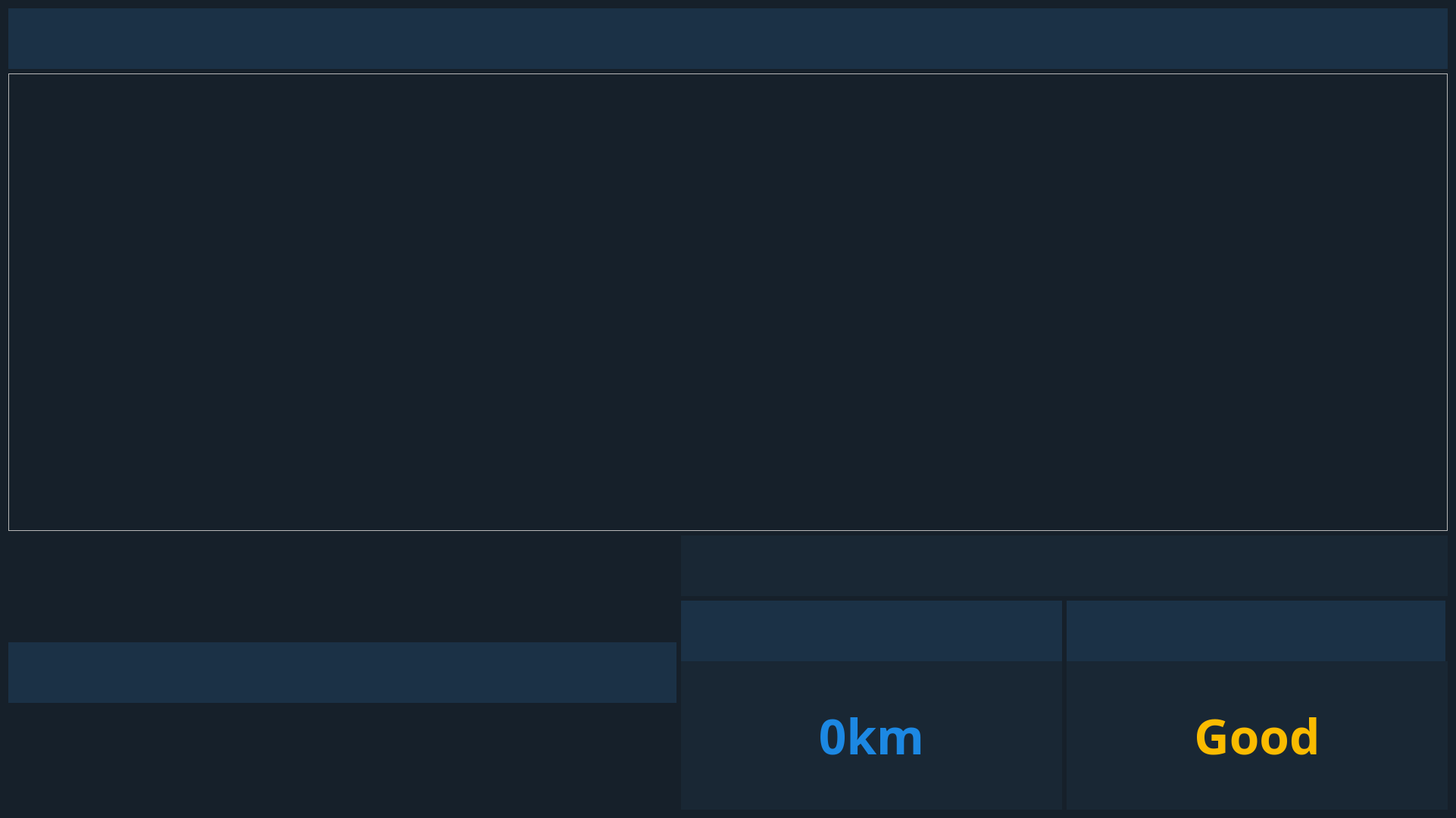
<?xml version="1.0" encoding="UTF-8"?>
<ui version="4.0">
 <class>js06_1920</class>
 <widget class="QWidget" name="js06_1920">
  <property name="geometry">
   <rect>
    <x>0</x>
    <y>0</y>
    <width>1920</width>
    <height>1080</height>
   </rect>
  </property>
  <property name="windowTitle">
   <string>JS06</string>
  </property>
  <property name="styleSheet">
   <string notr="true">#js06_1920
{
	background-color:rgb(22,32,42);
}</string>
  </property>
  <layout class="QGridLayout" name="gridLayout" rowstretch="1,5,3" rowminimumheight="1,5,3">
   <item row="0" column="0">
    <layout class="QHBoxLayout" name="horizontalLayout_4">
     <property name="spacing">
      <number>0</number>
     </property>
     <item>
      <widget class="QLabel" name="title_label">
       <property name="enabled">
        <bool>true</bool>
       </property>
       <property name="sizePolicy">
        <sizepolicy hsizetype="Preferred" vsizetype="Fixed">
         <horstretch>0</horstretch>
         <verstretch>80</verstretch>
        </sizepolicy>
       </property>
       <property name="minimumSize">
        <size>
         <width>0</width>
         <height>80</height>
        </size>
       </property>
       <property name="font">
        <font>
         <family>FrutigerNeue1450W04-Regular</family>
         <pointsize>32</pointsize>
         <weight>50</weight>
         <bold>false</bold>
        </font>
       </property>
       <property name="styleSheet">
        <string notr="true">#title_label
{
	background-color:rgb(27,49,70);
	color:rgb(28,136,227);
}</string>
       </property>
       <property name="text">
        <string/>
       </property>
       <property name="pixmap">
        <pixmap>icon/company_product_name_logo.png</pixmap>
       </property>
       <property name="alignment">
        <set>Qt::AlignLeading|Qt::AlignLeft|Qt::AlignVCenter</set>
       </property>
      </widget>
     </item>
     <item>
      <widget class="QPushButton" name="download_button">
       <property name="minimumSize">
        <size>
         <width>80</width>
         <height>80</height>
        </size>
       </property>
       <property name="maximumSize">
        <size>
         <width>80</width>
         <height>80</height>
        </size>
       </property>
       <property name="styleSheet">
        <string notr="true">
#download_button
{
	background-image: url(./ui/icon/download.png);
	background-color:rgb(27,49,70);
	border:0px;
	background-repeat: no-repeat
}
#download_button:pressed
{
	background-image: url(./ui/icon/download_on.png);
	background-color:rgb(27,49,70);
	background-repeat: no-repeat
}
#download_button:hover
{
	background-image: url(./ui/icon/download_on.png);
	background-color:rgb(27,49,70);
	background-repeat: no-repeat
}</string>
       </property>
       <property name="text">
        <string/>
       </property>
      </widget>
     </item>
     <item>
      <widget class="QPushButton" name="settings_button">
       <property name="sizePolicy">
        <sizepolicy hsizetype="Fixed" vsizetype="Fixed">
         <horstretch>0</horstretch>
         <verstretch>0</verstretch>
        </sizepolicy>
       </property>
       <property name="minimumSize">
        <size>
         <width>80</width>
         <height>80</height>
        </size>
       </property>
       <property name="focusPolicy">
        <enum>Qt::NoFocus</enum>
       </property>
       <property name="styleSheet">
        <string notr="true">
#settings_button
{
	background-image: url(./ui/icon/settings.png);
	background-color:rgb(27,49,70);
	border:0px;
	background-repeat: no-repeat
}
#settings_button:pressed
{
	background-image: url(./ui/icon/settings_on.png);
	background-color:rgb(27,49,70);
	background-repeat: no-repeat
}
#settings_button:hover
{
	background-image: url(./ui/icon/settings_on.png);
	background-color:rgb(27,49,70);
	background-repeat: no-repeat
}</string>
       </property>
       <property name="text">
        <string/>
       </property>
       <property name="autoDefault">
        <bool>true</bool>
       </property>
       <property name="default">
        <bool>false</bool>
       </property>
       <property name="flat">
        <bool>true</bool>
       </property>
      </widget>
     </item>
    </layout>
   </item>
   <item row="1" column="0">
    <layout class="QVBoxLayout" name="verticalLayout">
     <property name="sizeConstraint">
      <enum>QLayout::SetDefaultConstraint</enum>
     </property>
     <item>
      <widget class="QFrame" name="video_frame">
       <property name="enabled">
        <bool>true</bool>
       </property>
       <property name="sizePolicy">
        <sizepolicy hsizetype="Expanding" vsizetype="Expanding">
         <horstretch>0</horstretch>
         <verstretch>0</verstretch>
        </sizepolicy>
       </property>
       <property name="minimumSize">
        <size>
         <width>1900</width>
         <height>600</height>
        </size>
       </property>
       <property name="maximumSize">
        <size>
         <width>16777215</width>
         <height>16777215</height>
        </size>
       </property>
       <property name="frameShape">
        <enum>QFrame::StyledPanel</enum>
       </property>
       <property name="frameShadow">
        <enum>QFrame::Raised</enum>
       </property>
      </widget>
     </item>
    </layout>
   </item>
   <item row="2" column="0">
    <layout class="QHBoxLayout" name="horizontalLayout" stretch="5,1">
     <property name="spacing">
      <number>6</number>
     </property>
     <property name="sizeConstraint">
      <enum>QLayout::SetDefaultConstraint</enum>
     </property>
     <item>
      <layout class="QVBoxLayout" name="verticalLayout_2">
       <property name="spacing">
        <number>0</number>
       </property>
       <property name="sizeConstraint">
        <enum>QLayout::SetDefaultConstraint</enum>
       </property>
       <item>
        <widget class="QLabel" name="visibility_label">
         <property name="sizePolicy">
          <sizepolicy hsizetype="Preferred" vsizetype="Minimum">
           <horstretch>0</horstretch>
           <verstretch>0</verstretch>
          </sizepolicy>
         </property>
         <property name="minimumSize">
          <size>
           <width>400</width>
           <height>80</height>
          </size>
         </property>
         <property name="maximumSize">
          <size>
           <width>16777215</width>
           <height>80</height>
          </size>
         </property>
         <property name="font">
          <font>
           <family>FrutigerNeue1450W04-Regular</family>
           <pointsize>32</pointsize>
           <weight>50</weight>
           <bold>false</bold>
          </font>
         </property>
         <property name="styleSheet">
          <string notr="true">#visibility_label
{
	background-color:rgb(27,49,70);
	color:rgb(255,255,255);
}</string>
         </property>
         <property name="text">
          <string/>
         </property>
         <property name="pixmap">
          <pixmap>icon/time_series_name.png</pixmap>
         </property>
         <property name="alignment">
          <set>Qt::AlignLeading|Qt::AlignLeft|Qt::AlignVCenter</set>
         </property>
        </widget>
       </item>
       <item>
        <layout class="QVBoxLayout" name="web_verticalLayout">
         <property name="spacing">
          <number>0</number>
         </property>
         <property name="sizeConstraint">
          <enum>QLayout::SetFixedSize</enum>
         </property>
        </layout>
       </item>
      </layout>
     </item>
     <item>
      <layout class="QVBoxLayout" name="verticalLayout_6">
       <property name="spacing">
        <number>6</number>
       </property>
       <item>
        <widget class="QLabel" name="real_time_label">
         <property name="sizePolicy">
          <sizepolicy hsizetype="Preferred" vsizetype="Preferred">
           <horstretch>0</horstretch>
           <verstretch>0</verstretch>
          </sizepolicy>
         </property>
         <property name="minimumSize">
          <size>
           <width>1012</width>
           <height>80</height>
          </size>
         </property>
         <property name="maximumSize">
          <size>
           <width>16777215</width>
           <height>80</height>
          </size>
         </property>
         <property name="font">
          <font>
           <family>NanumGothic</family>
           <pointsize>28</pointsize>
           <weight>50</weight>
           <bold>false</bold>
          </font>
         </property>
         <property name="styleSheet">
          <string notr="true">#real_time_label
{
	background-color:rgb(25,39,52);
	color:rgb(220,220,220);

}
</string>
         </property>
         <property name="text">
          <string/>
         </property>
         <property name="pixmap">
          <pixmap>icon/clock.png</pixmap>
         </property>
         <property name="alignment">
          <set>Qt::AlignCenter</set>
         </property>
        </widget>
       </item>
       <item>
        <layout class="QHBoxLayout" name="horizontalLayout_2">
         <property name="spacing">
          <number>6</number>
         </property>
         <item>
          <layout class="QVBoxLayout" name="verticalLayout_3">
           <property name="spacing">
            <number>0</number>
           </property>
           <property name="sizeConstraint">
            <enum>QLayout::SetDefaultConstraint</enum>
           </property>
           <item>
            <widget class="QLabel" name="c_vis_title_label">
             <property name="sizePolicy">
              <sizepolicy hsizetype="Preferred" vsizetype="Preferred">
               <horstretch>0</horstretch>
               <verstretch>0</verstretch>
              </sizepolicy>
             </property>
             <property name="minimumSize">
              <size>
               <width>500</width>
               <height>80</height>
              </size>
             </property>
             <property name="maximumSize">
              <size>
               <width>16777215</width>
               <height>80</height>
              </size>
             </property>
             <property name="font">
              <font>
               <family>FrutigerNeue1450W04-Regular</family>
               <pointsize>25</pointsize>
               <weight>50</weight>
               <bold>false</bold>
              </font>
             </property>
             <property name="styleSheet">
              <string notr="true">#c_vis_title_label
{
	background-color:rgb(27,49,70);
	color:rgb(220,220,220);
}</string>
             </property>
             <property name="text">
              <string/>
             </property>
             <property name="pixmap">
              <pixmap>icon/visibility_name.png</pixmap>
             </property>
             <property name="alignment">
              <set>Qt::AlignLeading|Qt::AlignLeft|Qt::AlignVCenter</set>
             </property>
            </widget>
           </item>
           <item>
            <widget class="QLabel" name="c_vis_label">
             <property name="sizePolicy">
              <sizepolicy hsizetype="Preferred" vsizetype="Preferred">
               <horstretch>0</horstretch>
               <verstretch>0</verstretch>
              </sizepolicy>
             </property>
             <property name="minimumSize">
              <size>
               <width>500</width>
               <height>192</height>
              </size>
             </property>
             <property name="maximumSize">
              <size>
               <width>16777215</width>
               <height>16777215</height>
              </size>
             </property>
             <property name="font">
              <font>
               <family>NanumGothic</family>
               <pointsize>48</pointsize>
               <weight>75</weight>
               <bold>true</bold>
              </font>
             </property>
             <property name="contextMenuPolicy">
              <enum>Qt::PreventContextMenu</enum>
             </property>
             <property name="styleSheet">
              <string notr="true">#c_vis_label
{
	background-color:rgb(25,39,52);
	color:rgb(28,136,227);
}
</string>
             </property>
             <property name="text">
              <string>0km</string>
             </property>
             <property name="alignment">
              <set>Qt::AlignCenter</set>
             </property>
            </widget>
           </item>
          </layout>
         </item>
         <item>
          <layout class="QVBoxLayout" name="verticalLayout_4">
           <property name="spacing">
            <number>0</number>
           </property>
           <property name="sizeConstraint">
            <enum>QLayout::SetDefaultConstraint</enum>
           </property>
           <item>
            <widget class="QLabel" name="c_pm_title_label">
             <property name="sizePolicy">
              <sizepolicy hsizetype="Fixed" vsizetype="Maximum">
               <horstretch>0</horstretch>
               <verstretch>0</verstretch>
              </sizepolicy>
             </property>
             <property name="minimumSize">
              <size>
               <width>500</width>
               <height>80</height>
              </size>
             </property>
             <property name="maximumSize">
              <size>
               <width>16777215</width>
               <height>80</height>
              </size>
             </property>
             <property name="font">
              <font>
               <family>FrutigerNeue1450W04-Regular</family>
               <pointsize>25</pointsize>
               <weight>50</weight>
               <bold>false</bold>
              </font>
             </property>
             <property name="styleSheet">
              <string notr="true">#c_pm_title_label
{
	background-color:rgb(27,49,70);
	color:rgb(220,220,220);
}</string>
             </property>
             <property name="text">
              <string/>
             </property>
             <property name="pixmap">
              <pixmap>icon/lens_name.png</pixmap>
             </property>
             <property name="alignment">
              <set>Qt::AlignLeading|Qt::AlignLeft|Qt::AlignVCenter</set>
             </property>
            </widget>
           </item>
           <item>
            <widget class="QLabel" name="c_pm_label">
             <property name="sizePolicy">
              <sizepolicy hsizetype="Preferred" vsizetype="Preferred">
               <horstretch>0</horstretch>
               <verstretch>0</verstretch>
              </sizepolicy>
             </property>
             <property name="minimumSize">
              <size>
               <width>500</width>
               <height>192</height>
              </size>
             </property>
             <property name="maximumSize">
              <size>
               <width>16777215</width>
               <height>16777215</height>
              </size>
             </property>
             <property name="font">
              <font>
               <family>NanumGothic</family>
               <pointsize>48</pointsize>
               <weight>75</weight>
               <bold>true</bold>
              </font>
             </property>
             <property name="contextMenuPolicy">
              <enum>Qt::PreventContextMenu</enum>
             </property>
             <property name="styleSheet">
              <string notr="true">#c_pm_label

{
	background-color:rgb(25,39,52);
	color:rgb(250,187,0);
}
</string>
             </property>
             <property name="text">
              <string>Good</string>
             </property>
             <property name="alignment">
              <set>Qt::AlignCenter</set>
             </property>
            </widget>
           </item>
          </layout>
         </item>
        </layout>
       </item>
      </layout>
     </item>
    </layout>
   </item>
  </layout>
 </widget>
 <resources/>
 <connections/>
</ui>
